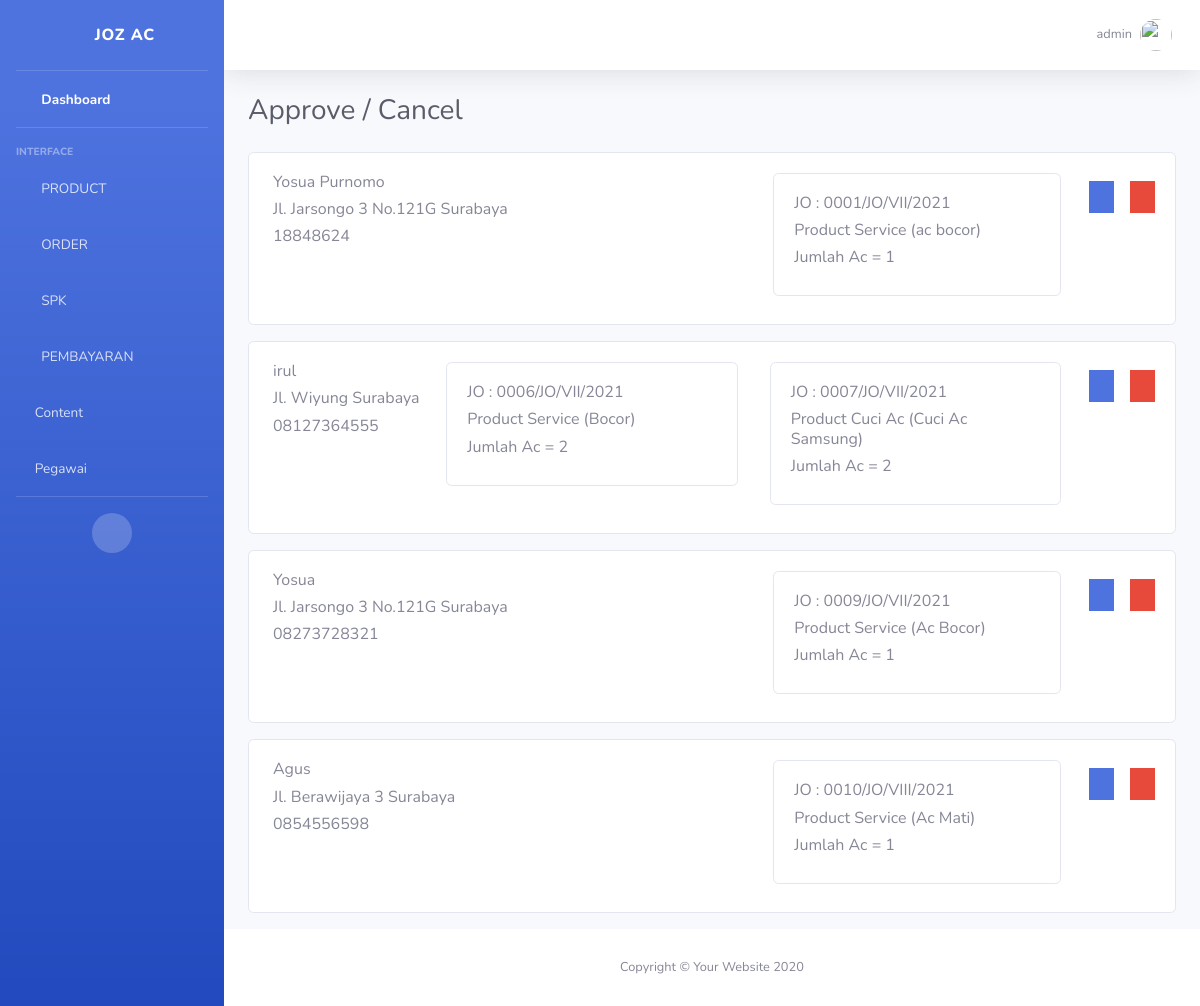
Page /pesanan/admin/approval/ (signed in) on the committed database.
### account/models.py (models this page shows)
class Account(AbstractBaseUser, PermissionsMixin):
	jabatanChoice        = [
	('ADMIN','ADMIN'),
	('TEKNISI','TEKNISI'),
	]
	username 	= models.CharField(max_length=20, unique=True)
	jabatan 	= models.CharField(choices=jabatanChoice, max_length=8)
	date_joined = models.DateTimeField(auto_now_add=True)
	last_login 	= models.DateTimeField(auto_now=True)
	is_active = models.BooleanField(default=True)
	is_staff = models.BooleanField(default=True)
	is_superuser = models.BooleanField(default=False)
	is_admin	= models.BooleanField(default=True)
	objects = AccountManage()
	USERNAME_FIELD = 'username'
	REQUIRED_FIELDS = []
	def __str__(self):
		return self.username
	class Meta:
		verbose_name = 'Account'
		verbose_name_plural = 'Account'

### client/models.py (models this page shows, shortened)
class ClientModel(models.Model):
    nama_Client 		= models.CharField(max_length=30, verbose_name='Nama')
    noTelp_Client		= models.CharField(max_length=15, verbose_name='Phone')
    email_Client		= models.EmailField(verbose_name='Email')
    alamat_Client		= models.CharField(max_length=254, verbose_name='Alamat')
    kecamatan_Client	= models.CharField(max_length=30, null=True, blank=True, verbose_name='Kecamatan')
    kelurahan_Client	= models.CharField(max_length=30, null=True, blank=True, verbose_name='Kelurahan')
    kodePos_Client		= models.CharField(max_length=30, null=True, blank=True, verbose_name='Kode Pos')
    kota_Client			= models.CharField(max_length=30, verbose_name='Kota')
    slug_Client			= models.SlugField()
    class Meta:
        verbose_name='Client'

### pesanan/models.py (models this page shows, shortened)
class Job_OrderModel(models.Model):
    nomor_jo        = models.CharField(max_length=20, blank=True, verbose_name='NOMOR JO')
    product         = models.ForeignKey(ProductModel, on_delete=models.SET_NULL, related_name='productJO', null=True)
    client          = models.ForeignKey(ClientModel, on_delete=models.SET_NULL, related_name='clientJO', blank=True, null=True)
    keterangan      = models.CharField(max_length=255, blank=True, null=True, verbose_name='Keterangan')
    jumlah_Ac       = models.PositiveIntegerField()
    tgl_input       = models.DateField(auto_now=True)
    slugJO          = models.SlugField()
    class Meta:
        verbose_name = "Job Order"
        verbose_name_plural = "Job Order"

### product/models.py (models this page shows, shortened)
class ProductModel(models.Model):
    namaProduct	= models.CharField(max_length=30, null=False)
    keteranganProduct	= models.TextField()
    hargaProduct	= models.PositiveIntegerField()
    slugProduct	= models.SlugField(editable=False)
    class Meta:
    	verbose_name='Product'
    def __str__(self):
    	return f"{self.namaProduct}"

### pesanan/views.py (the view, shortened to what this page needs)
# urls.py: path('admin/approval/', ApprovalView.as_view(), name='approval'),
class ApprovalView(LoginRequiredMixin, ListView):
	login_url = reverse_lazy('account:login')
	model = ClientModel
	template_name = 'admin/Approvel.html'
	context_object_name = 'pesanan'
	queryset = model.objects.filter(clientApprov__isnull=True).exclude(InvoiceClient__isnull=False)
	query_string = True

### templates/admin/Approvel.html (shortened to what this page needs)
{% extends "admin/base_admin.html" %}
{% block Content %}
	<div class="container-fluid">
                    <div class="d-sm-flex align-items-center justify-content-between mb-4">
                        <h1 class="h3 mb-0 text-gray-800">Approve / Cancel</h1>
                    </div>
                    {% for client in pesanan %}
                    <div class="card card{{client.Id}} mb-3">
                        <div class="card-body px-0">
                            <div class="container">
                                <div class="row">
                                    <div class="col-sm w-25">
                                        <h6>{{client.nama_Client}}</h6>
                                        <h6>{{client.alamat_Client}} {{client.kota_Client}}</h6>
                                        <h6>{{client.noTelp_Client}}</h6>
                                    </div>
                                    <div class="cardJO d-inline-flex">
                                    {% for JO in client.clientJO.all %}
                                    <div class="col-lg cardWidth">
                                        <div class="card mr-2 mb-2">
                                            <div class="card-body">
                                                <h6>JO : {{JO.nomor_jo}}</h6>
                                                {% if JO.keterangan != None %}
                                                <h6>Product {{JO.product}} ({{JO.keterangan}})</h6>
                                                {% else %}
												<h6>Product {{JO.product}}</h6>
                                                {% endif %}
                                                <h6>Jumlah Ac = {{JO.jumlah_Ac}}</h6>
                                            </div>
                                        </div>
                                    </div>
                                    {% endfor %}
                                    </div>
                                            <span>
                                                <a href="{% url "pesanan:invoiceCreate" slug=client.slug_Client%}" class="fas fa-check-circle fa-2x m-2 btn-primary text-decoration-none" ></a>
                                            </span>
                                        <br>
                                            <span>
                                                <a class="fas fa-times-circle fa-2x m-2 btn-danger text-decoration-none" style="cursor: pointer;" onclick="FalseButton('{{client.nama_Client}}', '{{client.alamat_Client}}', '{{client.kota_Client}}', '{{client.noTelp_Client}}', '{{client.slug_Client}}')" data-toggle="modal" data-target="#ModalFalse"></a>
                                            </span>
                                </div>
                            </div>
                        </div>
                    </div>
                    {% endfor %}
                </div>
{% endblock Content %}

### templates/admin/include/topBar.html (shortened to what this page needs)
{% load static %}
                <nav class="navbar navbar-expand navbar-light bg-white topbar mb-4 static-top shadow">
                    <ul class="navbar-nav ml-auto">
                        <li class="nav-item dropdown no-arrow">
                            <a class="nav-link dropdown-toggle" href="#" id="userDropdown" role="button"
                                data-toggle="dropdown" aria-haspopup="true" aria-expanded="false">
                                <span class="mr-2 d-none d-lg-inline text-gray-600 small">{{request.user}}</span>
                                <img class="img-profile rounded-circle" src="{% static "img/undraw_profile.svg" %}">
                            </a>
                        </li>
                    </ul>
                </nav>

### templates/admin/Approvel.html (style rules this page uses)
.cardJO { overflow-x: scroll; }
.cardWidth { min-width: 20rem; min-height: 5rem; max-height: 10rem; }

### rows in the picture
Account: user "admin"
ClientModel: nama_Client "Yosua Purnomo", alamat_Client "Jl. Jarsongo 3 No.121G", kota_Client "Surabaya", noTelp_Client "18848624"
Job_OrderModel: nomor_jo "0001/JO/VII/2021", product "Service", keterangan "ac bocor", jumlah_Ac "1"
ClientModel: nama_Client "irul", alamat_Client "Jl. Wiyung", kota_Client "Surabaya", noTelp_Client "08127364555"
Job_OrderModel: nomor_jo "0006/JO/VII/2021", product "Service", keterangan "Bocor", jumlah_Ac "2"
Job_OrderModel: nomor_jo "0007/JO/VII/2021", product "Cuci Ac", keterangan "Cuci Ac Samsung", jumlah_Ac "2"
ClientModel: nama_Client "Yosua", alamat_Client "Jl. Jarsongo 3 No.121G", kota_Client "Surabaya", noTelp_Client "08273728321"
Job_OrderModel: nomor_jo "0009/JO/VII/2021", product "Service", keterangan "Ac Bocor", jumlah_Ac "1"
ClientModel: nama_Client "Agus", alamat_Client "Jl. Berawijaya 3", kota_Client "Surabaya", noTelp_Client "0854556598"
Job_OrderModel: nomor_jo "0010/JO/VIII/2021", product "Service", keterangan "Ac Mati", jumlah_Ac "1"
